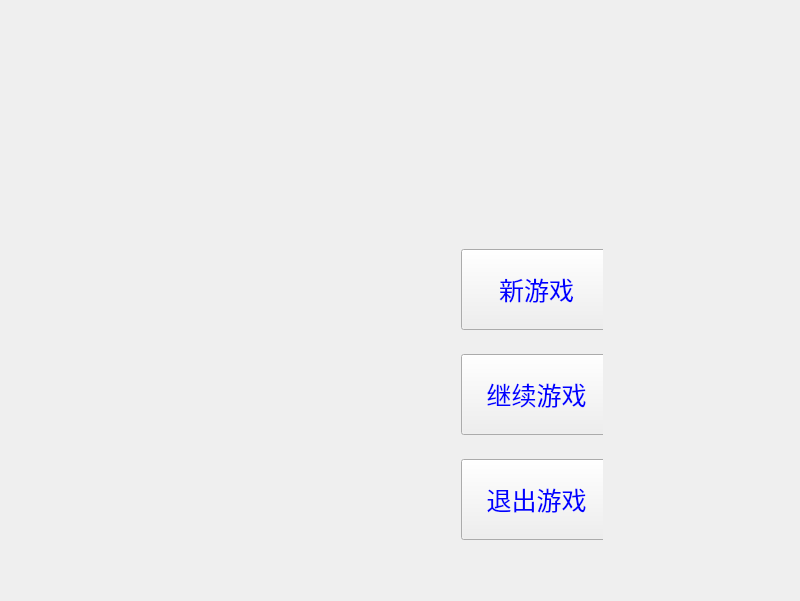
<?xml version="1.0" encoding="UTF-8"?>
<ui version="4.0">
 <class>MainWindow</class>
 <widget class="QMainWindow" name="MainWindow">
  <property name="geometry">
   <rect>
    <x>0</x>
    <y>0</y>
    <width>800</width>
    <height>601</height>
   </rect>
  </property>
  <property name="windowTitle">
   <string>MainWindow</string>
  </property>
  <property name="styleSheet">
   <string notr="true">#MainWindow{border-image: url(:/pig/start.png);}</string>
  </property>
  <widget class="QWidget" name="centralWidget">
   <widget class="QWidget" name="layoutWidget">
    <property name="geometry">
     <rect>
      <x>450</x>
      <y>220</y>
      <width>153</width>
      <height>351</height>
     </rect>
    </property>
    <layout class="QVBoxLayout" name="verticalLayout">
     <item>
      <widget class="QPushButton" name="btnNewGame">
       <property name="minimumSize">
        <size>
         <width>151</width>
         <height>81</height>
        </size>
       </property>
       <property name="styleSheet">
        <string notr="true">QPushButton
{
color:blue;
font: 11pt &quot;方正舒体&quot;;
font-size:25px
}
</string>
       </property>
       <property name="text">
        <string>新游戏</string>
       </property>
      </widget>
     </item>
     <item>
      <widget class="QPushButton" name="btnLoad">
       <property name="minimumSize">
        <size>
         <width>151</width>
         <height>81</height>
        </size>
       </property>
       <property name="styleSheet">
        <string notr="true">QPushButton
{

color:blue;
	font: 11pt &quot;方正舒体&quot;;
font-size:25px
}</string>
       </property>
       <property name="text">
        <string>继续游戏</string>
       </property>
      </widget>
     </item>
     <item>
      <widget class="QPushButton" name="btnClose">
       <property name="minimumSize">
        <size>
         <width>151</width>
         <height>81</height>
        </size>
       </property>
       <property name="styleSheet">
        <string notr="true">QPushButton
{
color:blue;
	font: 11pt &quot;方正舒体&quot;;
font-size:25px
}</string>
       </property>
       <property name="text">
        <string>退出游戏</string>
       </property>
      </widget>
     </item>
    </layout>
   </widget>
  </widget>
 </widget>
 <layoutdefault spacing="6" margin="11"/>
 <resources/>
 <connections/>
</ui>
